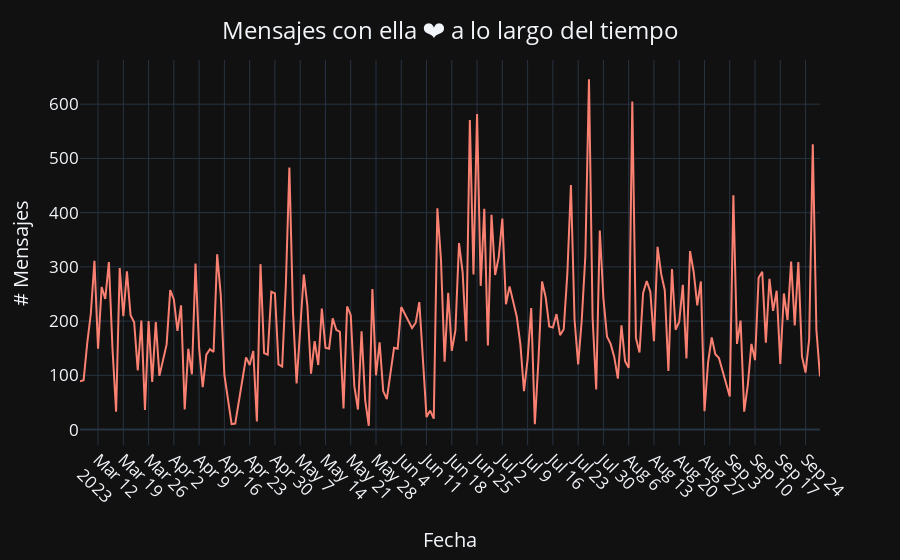

Notebook source saved alongside this figure:
### Markdown cell above
#### Número de mensajes a través del tiempo

### Code cell
# Crear una columna de 1 para realizar el conteo de mensajes
df['# Mensajes por día'] = 1

# Sumar (contar) los mensajes que tengan la misma fecha
date_df = df.groupby('Fecha').sum().reset_index()

# Plotear la cantidad de mensajes respecto del tiempo
fig = px.line(date_df, x='Fecha', y='# Mensajes por día', color_discrete_sequence=['salmon'], template='plotly_dark')

# Ajustar el gráfico
fig.update_layout(
    title={'text': 'Mensajes con ella ❤️ a lo largo del tiempo', 'y':0.96, 'x':0.5, 'xanchor': 'center'},
    font=dict(size=17))
fig.update_xaxes(title_text='Fecha', tickangle=45, nticks=35)
fig.update_yaxes(title_text='# Mensajes')
fig.show()

### Figure 1 — Plotly figure (JSON) as saved in the notebook; plotly's stock layout.template omitted (floating-point values rounded to 4 significant figures; data arrays with more than 128 entries replaced by an {"elided": "..."} marker saying what was removed)
{"data": [{"hovertemplate": "Fecha=%{x}<br># Mensajes por día=%{y}<extra></extra>", "legendgroup": "", "line": {"color": "salmon", "dash": "solid"}, "mode": "lines", "name": "", "orientation": "v", "showlegend": false, "type": "scatter", "x": {"elided": "199 str values"}, "xaxis": "x", "y": {"elided": "199 int values"}, "yaxis": "y"}], "layout": {"font": {"size": 17}, "legend": {"tracegroupgap": 0}, "margin": {"t": 60}, "title": {"text": "Mensajes con ella ❤️ a lo largo del tiempo", "x": 0.5, "xanchor": "center", "y": 0.96}, "xaxis": {"anchor": "y", "domain": [0, 1], "nticks": 35, "tickangle": 45, "title": {"text": "Fecha"}}, "yaxis": {"anchor": "x", "domain": [0, 1], "title": {"text": "# Mensajes"}}}}
